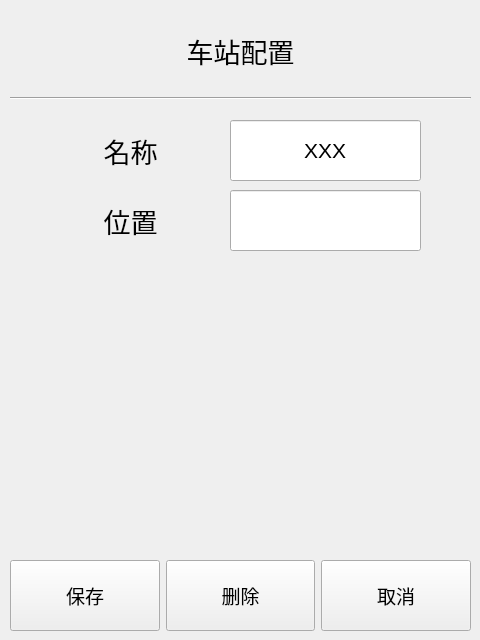
<?xml version="1.0" encoding="UTF-8"?>
<ui version="4.0">
 <class>train_config_form</class>
 <widget class="QWidget" name="train_config_form">
  <property name="geometry">
   <rect>
    <x>0</x>
    <y>0</y>
    <width>480</width>
    <height>640</height>
   </rect>
  </property>
  <property name="minimumSize">
   <size>
    <width>480</width>
    <height>640</height>
   </size>
  </property>
  <property name="maximumSize">
   <size>
    <width>480</width>
    <height>640</height>
   </size>
  </property>
  <property name="windowTitle">
   <string>车站配置窗口</string>
  </property>
  <property name="accessibleName">
   <string/>
  </property>
  <widget class="QLabel" name="station_name_label">
   <property name="geometry">
    <rect>
     <x>0</x>
     <y>20</y>
     <width>481</width>
     <height>61</height>
    </rect>
   </property>
   <property name="font">
    <font>
     <pointsize>20</pointsize>
    </font>
   </property>
   <property name="text">
    <string>车站配置</string>
   </property>
   <property name="alignment">
    <set>Qt::AlignmentFlag::AlignCenter</set>
   </property>
  </widget>
  <widget class="Line" name="line">
   <property name="geometry">
    <rect>
     <x>10</x>
     <y>90</y>
     <width>461</width>
     <height>16</height>
    </rect>
   </property>
   <property name="orientation">
    <enum>Qt::Orientation::Horizontal</enum>
   </property>
  </widget>
  <widget class="QWidget" name="layoutWidget">
   <property name="geometry">
    <rect>
     <x>10</x>
     <y>560</y>
     <width>461</width>
     <height>71</height>
    </rect>
   </property>
   <layout class="QHBoxLayout" name="horizontalLayout">
    <item>
     <widget class="QPushButton" name="pushButton_save">
      <property name="maximumSize">
       <size>
        <width>300</width>
        <height>300</height>
       </size>
      </property>
      <property name="font">
       <font>
        <pointsize>14</pointsize>
       </font>
      </property>
      <property name="text">
       <string>保存</string>
      </property>
     </widget>
    </item>
    <item>
     <widget class="QPushButton" name="pushButton_del">
      <property name="maximumSize">
       <size>
        <width>300</width>
        <height>300</height>
       </size>
      </property>
      <property name="font">
       <font>
        <pointsize>14</pointsize>
       </font>
      </property>
      <property name="text">
       <string>删除</string>
      </property>
     </widget>
    </item>
    <item>
     <widget class="QPushButton" name="pushButton_cancel">
      <property name="maximumSize">
       <size>
        <width>300</width>
        <height>300</height>
       </size>
      </property>
      <property name="font">
       <font>
        <pointsize>14</pointsize>
       </font>
      </property>
      <property name="text">
       <string>取消</string>
      </property>
     </widget>
    </item>
   </layout>
  </widget>
  <widget class="QLineEdit" name="lineEdit_name">
   <property name="geometry">
    <rect>
     <x>230</x>
     <y>120</y>
     <width>191</width>
     <height>61</height>
    </rect>
   </property>
   <property name="font">
    <font>
     <pointsize>16</pointsize>
    </font>
   </property>
   <property name="text">
    <string>XXX</string>
   </property>
   <property name="alignment">
    <set>Qt::AlignmentFlag::AlignCenter</set>
   </property>
  </widget>
  <widget class="QLineEdit" name="lineEdit_location">
   <property name="geometry">
    <rect>
     <x>230</x>
     <y>190</y>
     <width>191</width>
     <height>61</height>
    </rect>
   </property>
   <property name="font">
    <font>
     <pointsize>16</pointsize>
    </font>
   </property>
   <property name="alignment">
    <set>Qt::AlignmentFlag::AlignCenter</set>
   </property>
  </widget>
  <widget class="QLabel" name="label_2">
   <property name="geometry">
    <rect>
     <x>40</x>
     <y>190</y>
     <width>181</width>
     <height>61</height>
    </rect>
   </property>
   <property name="font">
    <font>
     <pointsize>20</pointsize>
    </font>
   </property>
   <property name="text">
    <string>位置</string>
   </property>
   <property name="alignment">
    <set>Qt::AlignmentFlag::AlignCenter</set>
   </property>
  </widget>
  <widget class="QLabel" name="label_5">
   <property name="geometry">
    <rect>
     <x>40</x>
     <y>120</y>
     <width>181</width>
     <height>61</height>
    </rect>
   </property>
   <property name="font">
    <font>
     <pointsize>20</pointsize>
    </font>
   </property>
   <property name="text">
    <string>名称</string>
   </property>
   <property name="alignment">
    <set>Qt::AlignmentFlag::AlignCenter</set>
   </property>
  </widget>
 </widget>
 <resources/>
 <connections/>
</ui>
